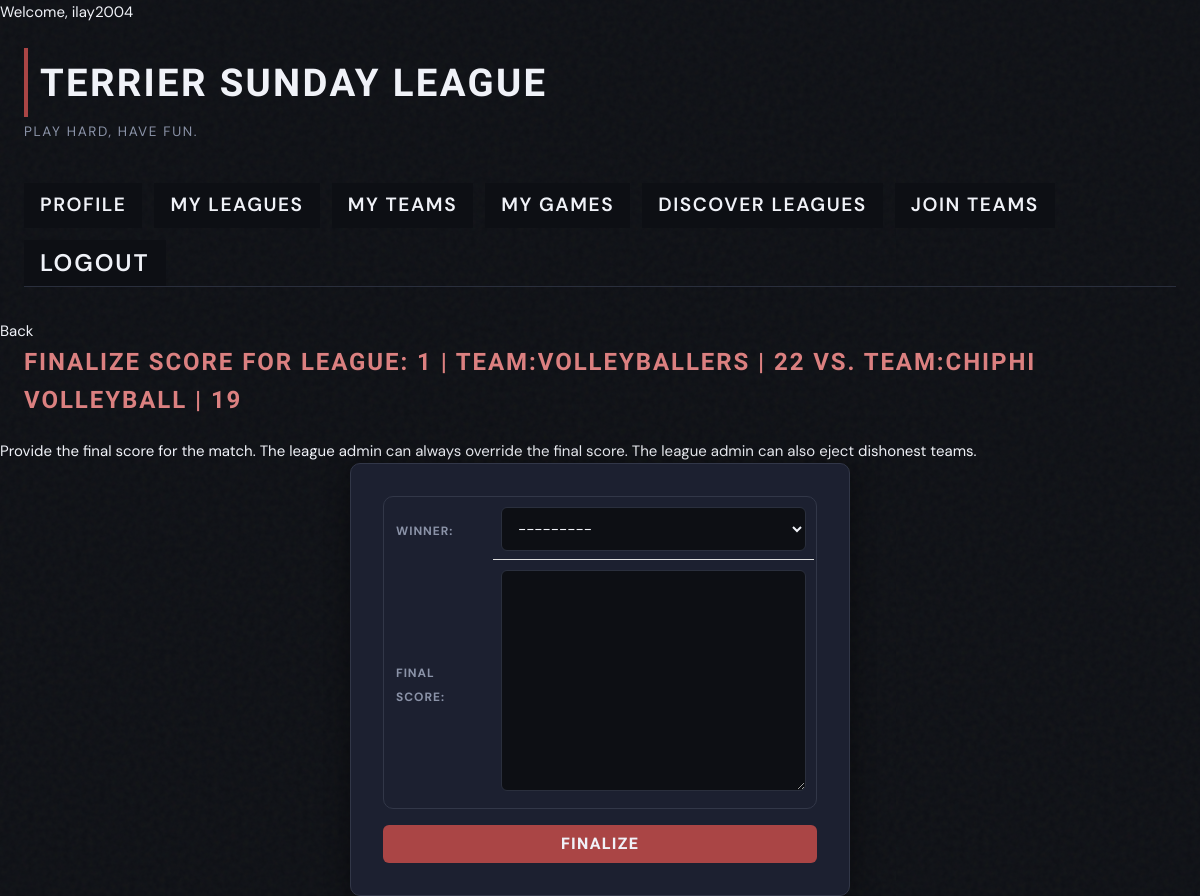
The page /sundayleague/finalize_score/20/ (signed in) on the database its author committed.
### SundayLeague/models.py (models this page shows, shortened)
class Game(models.Model):
  league = models.ForeignKey(League, on_delete=models.CASCADE)
  time = models.DateTimeField()
  team1 = models.ForeignKey(Team, on_delete=models.CASCADE, related_name='team_1')
  team2 = models.ForeignKey(Team, on_delete=models.CASCADE, related_name='team_2')
  winner = models.ForeignKey(Team, on_delete=models.CASCADE, related_name='winner', blank=True, null=True)
  final_score = models.TextField(blank=True)
  location = models.TextField(blank=False, default='')
  def __str__(self):
    return 'League: ' + str(self.league.pk) + ' | '+ str(self.team1) + ' vs. ' + str(self.team2)

class League(models.Model):
  SPORT_CHOICES = [
        ("BB", "Basketball"),
        ("BM", "Badminton"),
        ("VB", "Volleyball"),
        ("FF", "Flag Football"),
        ("T", "Tennis"),
        ("PP", "Ping Pong"),
        ("S", "Soccer"),
        ("PB", "Pickle Ball"),
        ("SB", "Spike Ball"),
        ("WB", "Wiffle Ball"),
        ("KB", "Kickball"),
    ]
  LEVEL_CHOICES = [
      ("1", "Casual (All, or some team members should be new to this sport)"),
      ("2", "Intermediate (Most team members should be familiar and have experience with this sport)"),
      ("3", "Competitive (Most team members should be familiar and playing to win)"),
  ]
  league_admin = models.ForeignKey(User, on_delete=models.CASCADE) # Controls league settings and can admit teams
  sport_type = models.CharField(blank=False, max_length=2,
                                choices = SPORT_CHOICES
                                )
  is_discoverable = models.BooleanField(default=True)
  max_teams = models.IntegerField(default=10)
  league_name = models.TextField(blank=False, default='Unnamed League')
  season_start = models.DateField()
  season_end = models.DateField()
  level = models.CharField(blank=False, max_length=1,
                           choices=LEVEL_CHOICES)
  bio = models.TextField(blank=True, null=True)
  picture = models.ImageField(blank=True, null=True)

class Team(models.Model):
  team_admin = models.ForeignKey(User, on_delete=models.CASCADE) # Controls team settings and can add new members
  name = models.TextField()
  leagues = models.ManyToManyField(League, related_name="teams")
  picture = models.ImageField(default=None, blank=True, null=True)
  discoverable = models.BooleanField(default=True)
  bio = models.TextField(blank=True, null=True)
  def __str__(self):
    return 'Team:' +self.name + ' | ' + str(self.pk)

### SundayLeague/views.py (the view, shortened to what this page needs)
# urls.py: path('finalize_score/<int:pk>/', FinalizeScore.as_view(), name='finalize_score'),
class FinalizeScore(LoginRequiredMixin, UpdateView):
   model=Game
   form_class = FinalizeScoreForm
   template_name = 'SundayLeague/update_forms/finalize_score.html'
   def get_context_data(self, **kwargs):
      context = super().get_context_data(**kwargs)
      game = self.get_object()
      league = game.league
      context['game'] = game
      context['league'] = league
      return context
   def dispatch(self, request, *args, **kwargs):
    game = self.get_object()
    league = game.league
    if not is_in_league(self.request.user, league):
        return HttpResponseForbidden("You are not allowed to edit this game.")
    return super().dispatch(request, *args, **kwargs)
   def get_form(self, form_class=None):
    form = super().get_form(form_class)
    form.fields['winner'].queryset = Team.objects.filter(
        pk__in=[self.object.team1.pk, self.object.team2.pk]
    )
    return form

### SundayLeague/forms.py
class FinalizeScoreForm(forms.ModelForm):
  class Meta:
    model=Game
    fields=['winner', 'final_score']

### SundayLeague/views.py (called while the page is built)
def is_in_league(user, league):
  is_member = False
  if user.is_authenticated:
    teams = Team.objects.filter(teammember__user=user)
    for team in teams:
      if team.leagues.filter(pk=league.pk).exists():
        is_member=True
        break
  return is_member

### SundayLeague/templates/SundayLeague/update_forms/finalize_score.html (shortened to what this page needs)
{% extends 'SundayLeague/base.html' %}
{% block content %}
  <a href="{% url 'detail_league' league.pk %}">Back</a>
  <h2> Finalize score for {{game}} </h2>
  <p> Provide the final score for the match. The league admin can always override the final score. The league admin can also eject dishonest teams. </p>
  <div class="form-container">
    <form method="POST">
      <table>
        {{form.as_table}}
      </table>
      <input type="submit" name="submit" value="Finalize">
    </form>
  </div>
{% endblock %}

### SundayLeague/templates/SundayLeague/base.html (shortened to what this page needs)
{% load static %}
<!DOCTYPE html>
<html>
  <head>
    <link rel="stylesheet" href="{% static 'sundayleague.css' %}">
  </head>
  <html>
    {% if user.is_authenticated %}
      <p>Welcome, {{ user.username }}</p>
    {% endif %}
    <h1>Terrier Sunday League</h1>
    <h4> Play hard, have fun. </h4>
     <div class="my-stuff">
      {% if user.is_authenticated %}
        <a href="{% url 'detail_profile' user.slprofile.pk %}">Profile</a>
        <a href="{% url 'my_leagues' %}">My Leagues</a>
        <a href="{% url 'my_teams' %}">My Teams</a>
        <a href="{% url 'my_games' %}">My Games</a>
        <a href="{% url 'list_leagues' %}">Discover Leagues</a>
        <a href="{% url 'list_teams' %}">Join teams</a>
        <form method="POST" action="{% url 'logout' %}">
          <input type="submit" value="Logout">
        </form>
      {% else %}
        <a href="{% url 'list_leagues' %}">Discover Leagues</a>
        <a href="{% url 'list_teams' %}">Join teams</a>
        <a href="{% url 'login' %}">Login</a>
        <a href="{% url 'register' %}">Register</a>
      {% endif %}
    </div>
    <hr>
    {% block content %}
    {% endblock %}
  </html>
</html>

### static/sundayleague.css (style rules this page uses)
:root { --bg-base: #0d0f14; --bg-card: #1c2030; --border-subtle: #2a2f3d; --border-card: #323748; --accent-green: #AA4545; --accent-amber: #DB8080; --accent-sky: #3ab8f5; --text-primary: #f0f2f8; --text-secondary: #8b93a8; --text-secondary-light: #f0f2f8; --text-dim: #555d72; --card-shadow: 0 4px 24px rgba(0,0,0,0.45); --glow-green: 0 0 12px rgba(57,232,122,0.25); --glow-amber: 0 0 12px rgba(245,166,35,0.22); }
*, *::before, *::after { box-sizing: border-box; margin: 0; padding: 0; }
h1 { font-family: 'Barlow Condensed', sans-serif; font-size: 2.4rem; font-weight: 700; letter-spacing: 0.06em; text-transform: uppercase; color: var(--text-primary); border-left: 4px solid var(--accent-green); padding: 0.25rem 0 0.25rem 0.75rem; margin: 1.5rem 1.5rem 0.25rem; }
h4 { font-family: 'DM Sans', sans-serif; font-size: 0.85rem; font-weight: 400; color: var(--text-secondary); letter-spacing: 0.12em; text-transform: uppercase; margin: 0 1.5rem 1rem; }
hr { border: none; border-top: 1px solid var(--border-subtle); margin: 0 1.5rem 2rem; }
h2 { font-family: 'Barlow Condensed', sans-serif; font-size: 1.5rem; font-weight: 600; letter-spacing: 0.08em; text-transform: uppercase; color: var(--accent-amber); margin: 0 1.5rem 1.25rem; }
.my-stuff { display: flex; gap: 0.75rem; flex-wrap: wrap; padding: 1.5rem 1.5rem 0; margin-top: 1rem; }
.my-stuff a { font-family: 'DM Sans', sans-serif; font-size: 1.2rem; font-weight: 600; letter-spacing: 0.08em; text-transform: uppercase; text-decoration: none; padding: 0.45rem 1rem; background: var(--bg-base); transition: color 0.15s ease, border-color 0.15s ease, background 0.15s ease; }
.my-stuff form { display: inline; }
.my-stuff input[type="submit"] { font-family: 'DM Sans', sans-serif; font-size: 1.5rem; font-weight: 600; letter-spacing: 0.08em; text-transform: uppercase; color: var(--text-secondary-bright); padding: 0.45rem 1rem; background: var(--bg-base); border: none; cursor: pointer; transition: color 0.15s ease, border-color 0.15s ease, background 0.15s ease; }
table { background: var(--bg-card); border: 1px solid var(--border-card); border-radius: 10px; }
th, td { padding: 10px; }
.team-table th, td, tr { border-bottom: 1px solid #ddd; padding: 8px; text-align: left; height: 10%; }
tr:first-child { border-bottom: none; }
tr:last-child td { border-bottom: none; }
a:link { text-decoration: none; color: var(--text-secondary-bright);; }
.form-container { display: flex; justify-content: center; }
.form-container form { width: 75%; max-width: 500px; background: var(--bg-card); border: 1px solid var(--border-card); border-radius: 10px; padding: 2rem; box-shadow: var(--card-shadow); display: flex; flex-direction: column; gap: 1rem; }
.form-container input, .form-container textarea, .form-container select { width: 100%; background: var(--bg-base); border: 1px solid var(--border-subtle); border-radius: 6px; padding: 0.6rem 0.75rem; color: var(--text-primary); font-family: 'DM Sans', sans-serif; font-size: 0.95rem; transition: border 0.15s ease, box-shadow 0.15s ease; }
.form-container label { font-size: 0.75rem; letter-spacing: 0.08em; text-transform: uppercase; color: var(--text-secondary); margin-bottom: 0.2rem; }
.form-container button, .form-container input[type="submit"] { font-family: 'Barlow Condensed', sans-serif; font-size: 1rem; font-weight: 600; letter-spacing: 0.08em; text-transform: uppercase; color: var(--text-primary); background: var(--accent-green); border: none; border-radius: 6px; padding: 0.6rem; cursor: pointer; transition: transform 0.15s ease, box-shadow 0.15s ease; }

### rows shown on the page
Game: league+team1+team2 "LEAGUE: 1 | TEAM:VOLLEYBALLERS | 22 VS. TEAM:CHIPHI VOLLEYBALL | 19", winner "---------"

### other values the page prints
{{ user.username }} "ilay2004"
